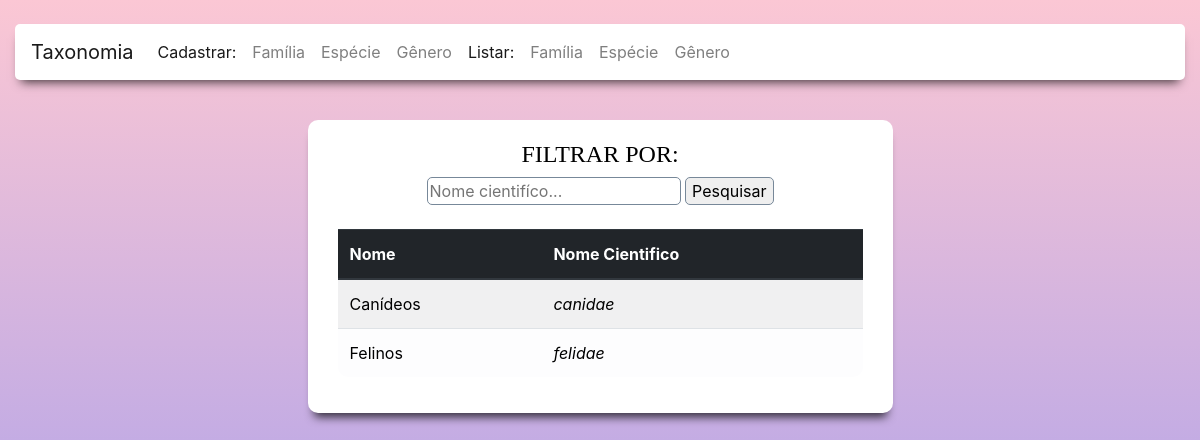
The page /20201014/familia.php on the database as committed earlier.
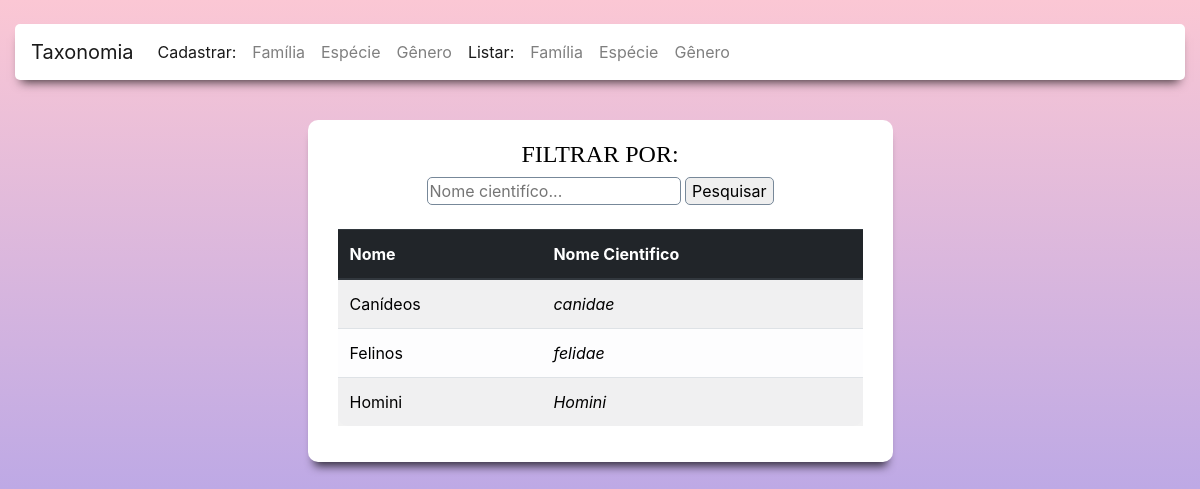
The same page on the database as committed later.
### tables this page shows
CREATE TABLE `familia` (
  `id_familia` int(1) NOT NULL,
  `nome` varchar(100) NOT NULL,
  `nome_cientifico` varchar(100) NOT NULL
);

### 20201014/familia.php (the view, shortened to what this page needs)
<!DOCTYPE html>
<html lang="pt-BR">
    <head>
        <link rel="stylesheet" type="text/css" href="bootstrap.min.css" />
        <link rel="stylesheet" type="text/css" href="estilo.min.css" />
    </head>
    <body>
        <div class="container-fluid">
            <?php
                include "menu.inc";
            ?>
            <center>
            <div class="form-generico col-sm-6">
                <h4 style="color:black; font-family:Consolas;"> FILTRAR POR: </h3>
                <form method = "POST" name="filtro">
                    <input type="text" name="nome_cientifico" placeholder = "Nome cientif&iacute;co..."/>
                    <input type="submit" value="Pesquisar"/>
                </form>
                <br/>
                <?php
                    include "conexao.php";
                    $select = "SELECT * FROM familia ";
                    $resultado = mysqli_query($conexao,$select);
                    echo '<table class="table table-light table-striped table-hover" width="50%">
                            <thead class="thead-dark">
                                <tr>
                                    <th>Nome</th>
                                    <th>Nome Cientifico</th>
                                </tr>
                            </thead>
                    ';
                    while($linha = mysqli_fetch_assoc($resultado)){
                        echo '<tr>
                                <td>'.$linha["nome"].'</td>
                                <td style="font-style:italic;">'.$linha["nome_cientifico"].'</td>
                            </tr>';
                    }
                    echo "</table>";
                ?>
            </div>
            </center>
        </div>
    </body>
</html>

Rows that differ between the two databases and show on the page:
added familia: nome "Homini", nome_cientifico "Homini"
